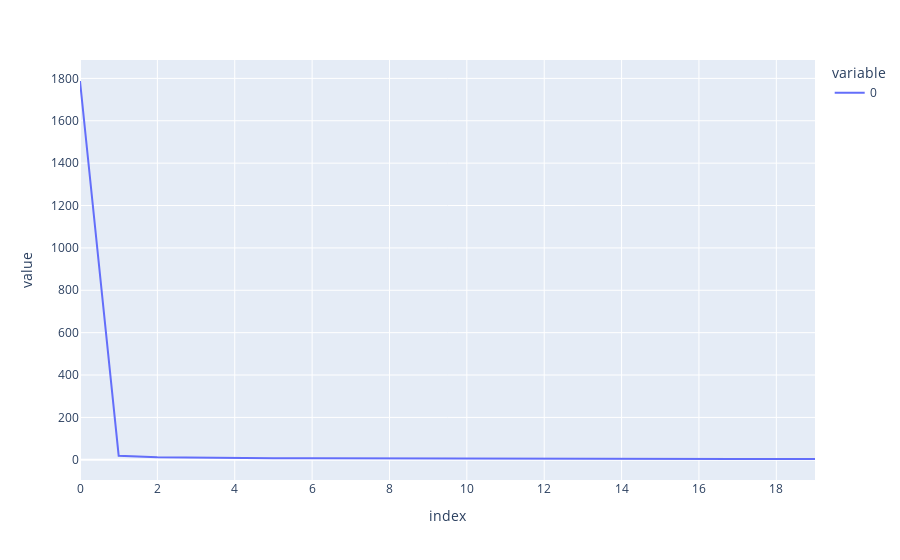

Source (notebook cell):
### Code cell
for epoch in range(2000):
    ######### feedforward

    # Phase 1
    zh = np.dot(train_data, wh) + bh
    ah = sigmoid(zh)

    # Phase 2
    zo = np.dot(ah, wo) + bo
    ao = softmax(zo)

    ########## Back Propagation

    ########## Phase 1

    dcost_dzo = ao - one_hot_labels
    dzo_dwo = ah

    dcost_wo = np.dot(dzo_dwo.T, dcost_dzo)

    dcost_bo = dcost_dzo

    ########## Phases 2

    dzo_dah = wo
    dcost_dah = np.dot(dcost_dzo, dzo_dah.T)
    dah_dzh = sigmoid_der(zh)
    dzh_dwh = train_data
    dcost_wh = np.dot(dzh_dwh.T, dah_dzh * dcost_dah)

    dcost_bh = dcost_dah * dah_dzh

    # Update Weights ================

    wh -= lr * dcost_wh
    bh -= lr * dcost_bh.sum(axis=0)

    wo -= lr * dcost_wo
    bo -= lr * dcost_bo.sum(axis=0)

    if epoch % 200 == 0:
        loss = np.sum(-one_hot_labels * np.log(ao))
        # print('Loss function value: ', loss)
        error_cost.append(loss)

        
fig = px.line(error_cost)
fig.show()

### Figure 1 — Plotly figure (JSON) as saved in the notebook; plotly's stock layout.template omitted (floating-point values rounded to 4 significant figures)
{"data": [{"hovertemplate": "variable=0<br>index=%{x}<br>value=%{y}<extra></extra>", "legendgroup": "0", "line": {"color": "#636efa", "dash": "solid"}, "mode": "lines", "name": "0", "orientation": "v", "showlegend": true, "type": "scatter", "x": [0, 1, 2, 3, 4, 5, 6, 7, 8, 9, 10, 11, 12, 13, 14, 15, 16, 17, 18, 19], "xaxis": "x", "y": [1788.0, 19.35, 12.54, 10.11, 8.749, 7.79, 7.049, 6.475, 6.021, 5.649, 5.337, 5.072, 4.841, 4.639, 4.459, 4.298, 4.153, 4.021, 3.9, 3.788], "yaxis": "y"}], "layout": {"legend": {"title": {"text": "variable"}, "tracegroupgap": 0}, "margin": {"t": 60}, "xaxis": {"anchor": "y", "domain": [0, 1], "title": {"text": "index"}}, "yaxis": {"anchor": "x", "domain": [0, 1], "title": {"text": "value"}}}}
